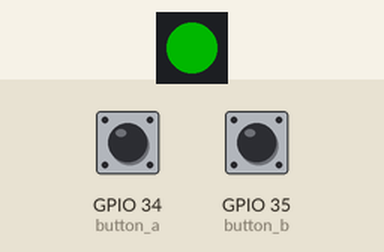
Recording of a program running on a simulated ESP32 board running MicroPython. Parts: 1 RGB LEDs in strip order, left to right. The test bench sets the inputs (shaded band); at power-on: GPIO 34 (button_a) LOW, GPIO 35 (button_b) LOW. Dim RGB values are drawn brighter than linear; random numbers come from a fixed seed.

Above: at 1.2 s.
1.3 s: GPIO 34 (button_a) pulled HIGH for 1 s
At 3.4 s:
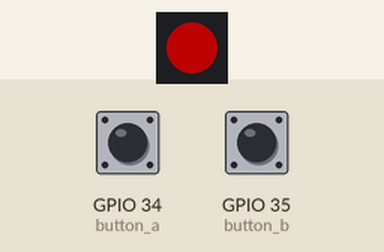
3.8 s: GPIO 35 (button_b) pulled HIGH for 3.2 s
At 8.2 s:
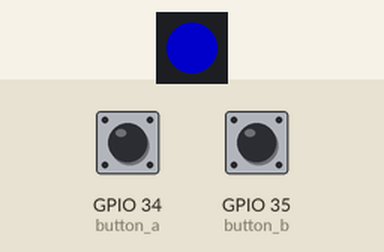
8.5 s: GPIO 35 (button_b) pulled HIGH for 3.2 s
At 10.49 s:
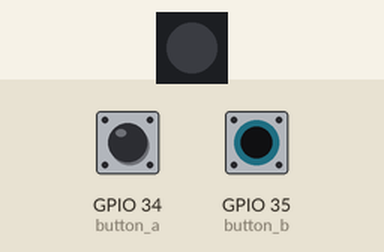
13.2 s: GPIO 34 (button_a) pulled HIGH for 0.15 s
At 14.8 s:
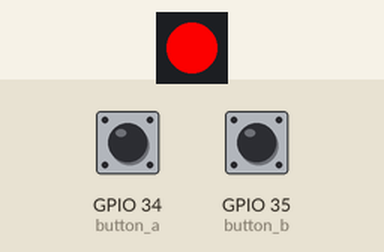
Timing chart, 0 to 15.8 s (numbered marks = the images above; inputs shaded):
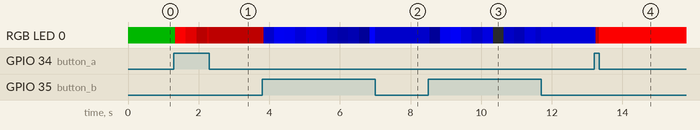

Measured:
- after the input at 3.8 s, RGB LED 0: RGB(79, 0, 0) → RGB(0, 0, 105) at once, → RGB(0, 0, 216) 0.30 s later, → RGB(0, 0, 205) 0.30 s later, → RGB(0, 0, 142) 0.30 s later, … (12 changes in this stretch)
- after the input at 8.5 s, RGB LED 0: RGB(0, 0, 104) → RGB(0, 0, 24) at once, → RGB(0, 0, 203) 0.30 s later, → RGB(0, 0, 232) 0.30 s later, → RGB(0, 0, 150) 0.30 s later, … (12 changes in this stretch)
- after the input at 13.2 s, RGB LED 0: RGB(0, 0, 141) → RGB(83, 0, 0) at once, → RGB(245, 0, 0) 0.11 s later

The program:

13.py
```python
from machine import Pin
from neopixel import NeoPixel
from random import randint

pin = Pin(26, Pin.OUT)
np = NeoPixel(pin, 1)

np[0] = (100,0,0)
np.write()

button_a=Pin(34, Pin.IN)
button_b=Pin(35, Pin.IN)
redVal = randint(0, 255)
greenVal = 0
blueVal = 0

while True:
    if button_a.value():
        redVal = 0
        blueVal = 0
        greenVal = randint(0, 255)
        np[0] = (greenVal, redVal, blueVal)
        np.write();

    elif button_b.value():
        redVal = 0
        blueVal = randint(0, 255)
        greenVal = 0
        np[0] = (redVal, greenVal, blueVal)
        np.write();
    else:
        np[0] = (greenVal, redVal, blueVal)
        np.write();
```
